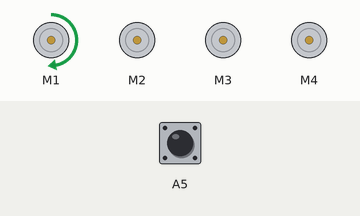
Simulated run of this sketch. Board: Arduino Uno, built with avr-gcc and run on an emulated ATmega328P. Parts: 4 × DC motor (green arrow = forward, orange = backward, longer = faster). The inputs (shaded band) are chosen by the test bench; at power-on: A5 LOW.

Above: at 0.1 s.
At 1.2 s:
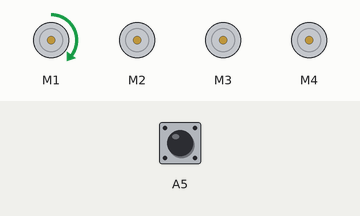
1.3 s: A5 pulsed HIGH 2 times (0.12 s each, 0.3 s apart)
At 2.4 s:
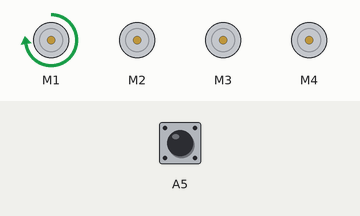
Timing chart, 0 to 4.3 s (numbered marks = the images above; inputs shaded):
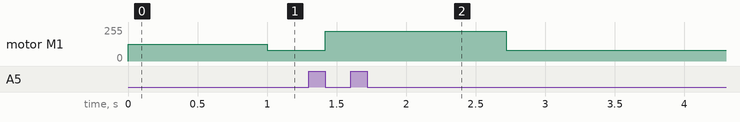

Measured:
- after the input at 1.3 s, motor M1: forward 81/255 → forward 225/255 after 0.12 s, → forward 81/255 1.3 s later

The sketch:

tch_mar11a_madremiaestofuncionadeverdadnomelopuedocreediosit.ino
```cpp
//Librairies
#include <AFMotor.h>
//Constants
int motorspeed=200;
int ch1;
int poten;

AF_DCMotor motorUR(1);
AF_DCMotor motorUL(2);
AF_DCMotor motorDL(3);
AF_DCMotor motorDR(4);

AF_DCMotor allmotors[4] = {motorUR, motorUL, motorDL, motorDR};
int nmotor = 1;

void setup() {

  pinMode(A5, INPUT);

  motorUR.setSpeed(127);  // speed: 0 to 255
  motorUR.run(RELEASE);

  motorUL.setSpeed(127);  // speed: 0 to 255
  motorUL.run(RELEASE);

  motorDL.setSpeed(127);  // speed: 0 to 255
  motorDL.run(RELEASE);

  motorDR.setSpeed(127);  // speed: 0 to 255
  motorDR.run(RELEASE);

}

void loop() {
  motorUR.run(FORWARD);
  motorUR.run(FORWARD);

  ch1 = -((pulseIn(A5, HIGH))/100)+13;
  poten = (255/3)*ch1;

  motorUR.setSpeed(poten);  // speed: 0 to 255

/*
motorUR.run(FORWARD);
motorDR.run(FORWARD);
 delay(1000);
motorDR.run(RELEASE);
motorUR.run(RELEASE);
motorUL.run(FORWARD);
motorDL.run(FORWARD);
 delay(1000);
motorUL.run(RELEASE);
motorDL.run(RELEASE);
 delay(1000);
motorUR.run(BACKWARD);
motorDR.run(BACKWARD);
 delay(1000);
motorDR.run(RELEASE);
motorUR.run(RELEASE);
motorUL.run(BACKWARD);
motorDL.run(BACKWARD);
delay(1000);

motorDR.run(RELEASE);
motorDL.run(RELEASE);
motorUL.run(RELEASE);
motorUR.run(RELEASE);
  delay(5000);
*/

}
```
